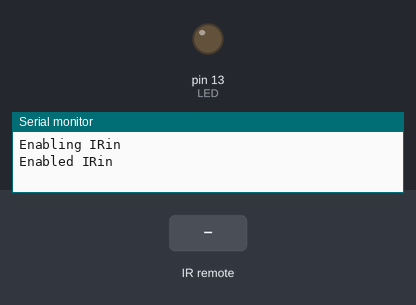
Bench run of a sketch on a simulated Arduino Uno, built with avr-gcc and run on an emulated ATmega328P. Parts: output pins drawn as LEDs (lit = HIGH), the last lines printed to the serial monitor. Inputs (shaded band) come from the test bench.

Above: at 1.2 s.
1.3 s: infrared code 0x49B0F625 received
At 1.7 s:
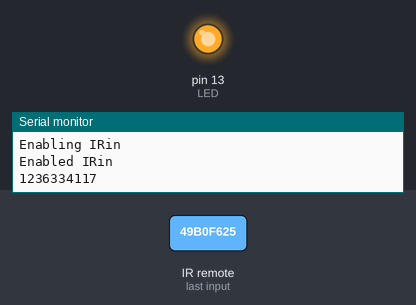
2.8 s: infrared code 0x4AB0F7B6 received
At 4.1 s:
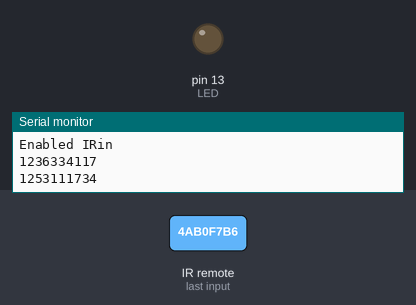
Timing chart, 0 to 5.8 s (numbered marks = the images above; inputs shaded):
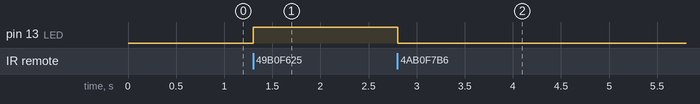

Measured:
- after the input at 1.3 s, pin 13 (LED): LOW → HIGH at once
- after the input at 2.8 s, pin 13 (LED): HIGH → LOW at once

The sketch:

Ir_led.ino
```cpp
#include <IRremote.h>

int RECV_PIN = 11;

int codeON = 1236334117;
int codeOFF = 1253111734;

int code;

int LED = 13;

IRrecv irrecv(RECV_PIN);

decode_results results;

void setup()
{
  Serial.begin(9600);

  Serial.println("Enabling IRin");
  irrecv.enableIRIn(); // Start the receiver
  Serial.println("Enabled IRin");
  pinMode(LED, OUTPUT); digitalWrite(LED, LOW);
}

void loop() {
  if (irrecv.decode(&results)) {
    Serial.println(results.value, DEC);
    code = results.value, DEC;
    irrecv.resume(); // Receive the next value
  }

  if (code == codeON)
    digitalWrite(LED, HIGH);
  else if (code == codeOFF)
    digitalWrite(LED, LOW);

  delay(100);
}
```
